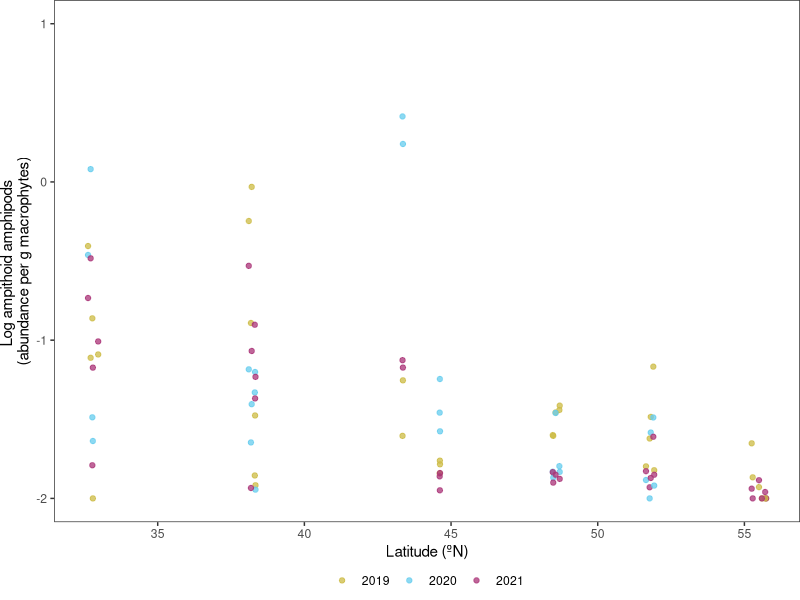
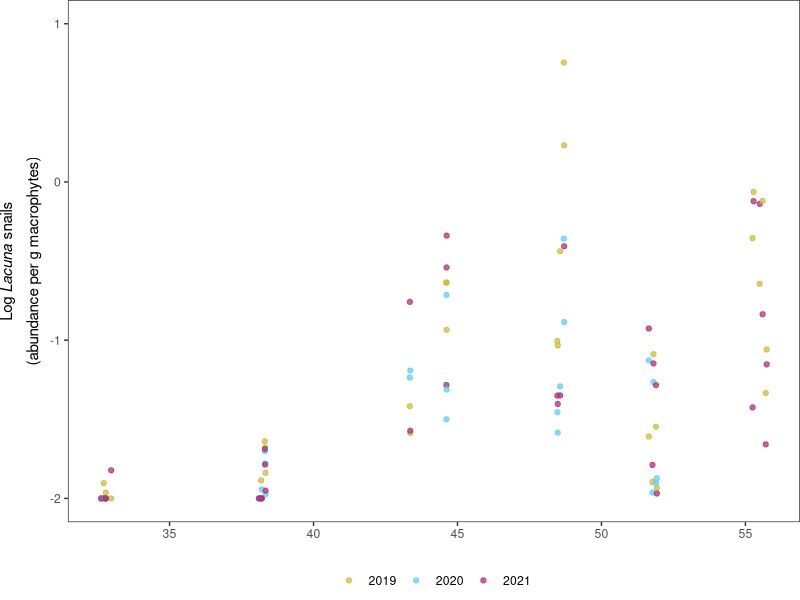
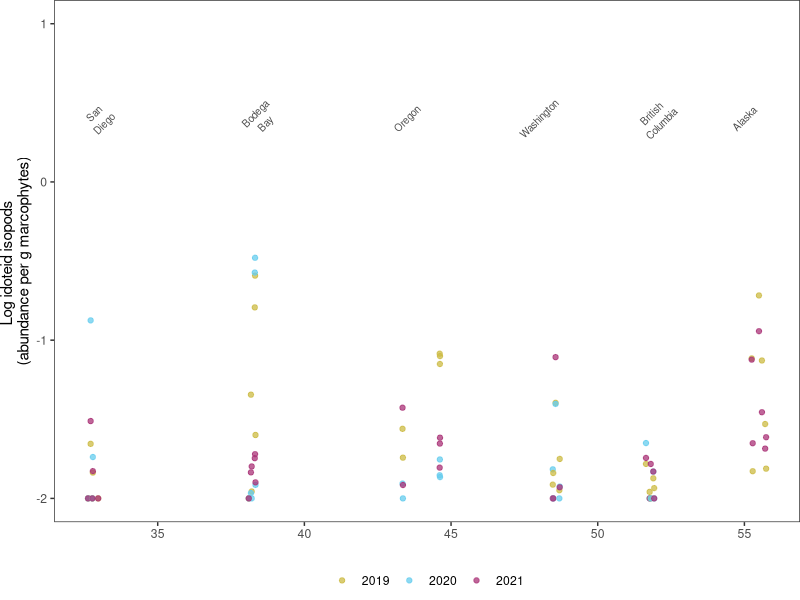
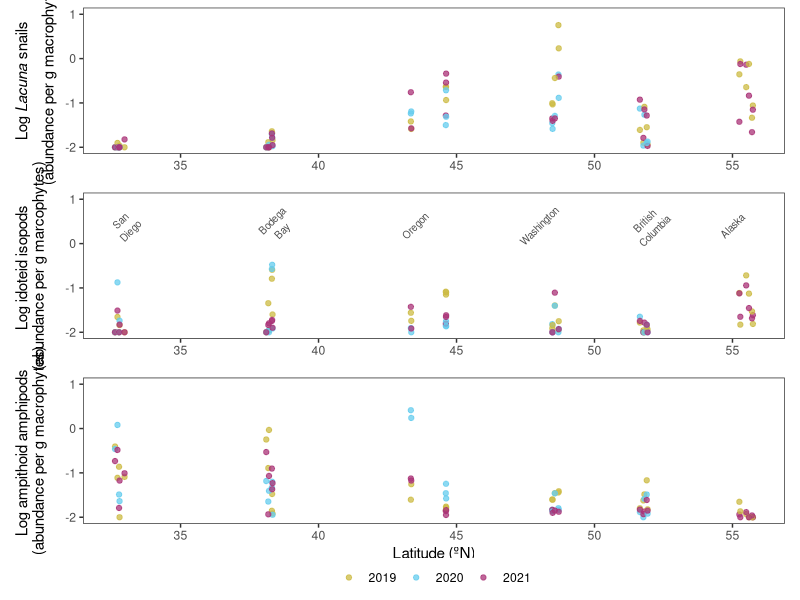
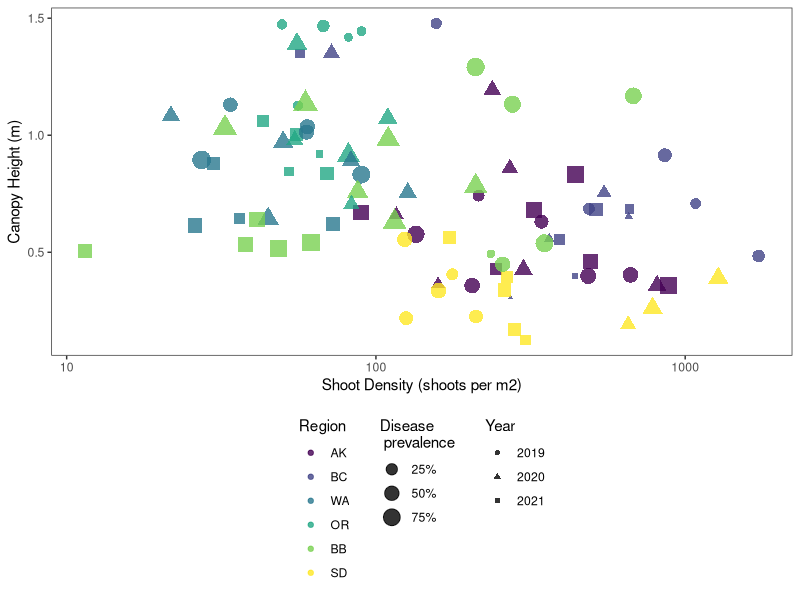
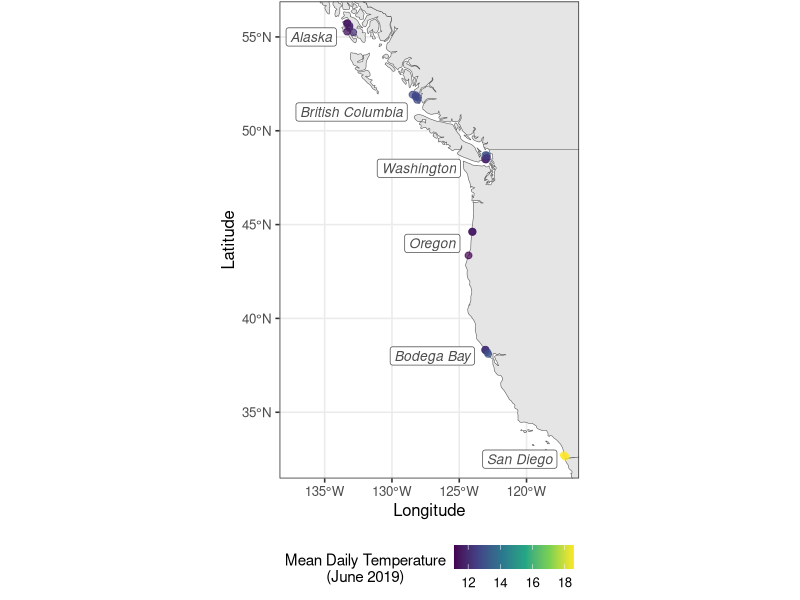
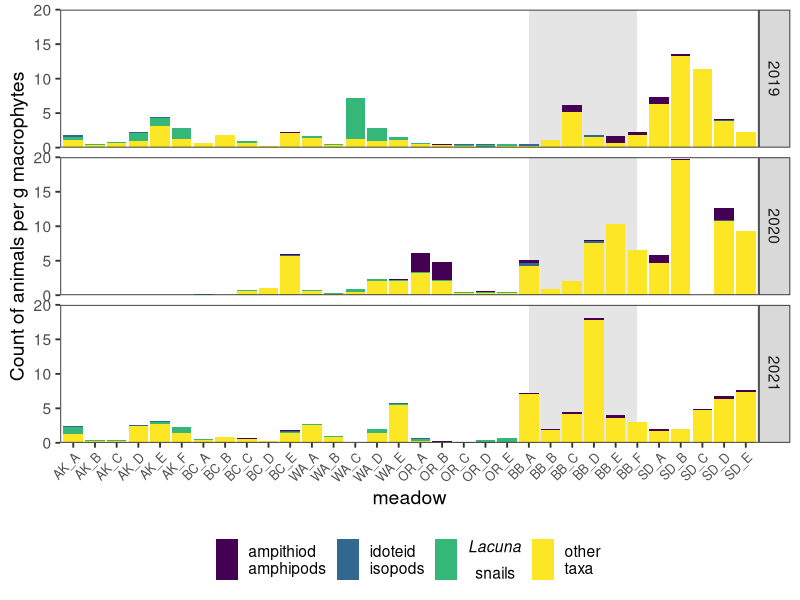
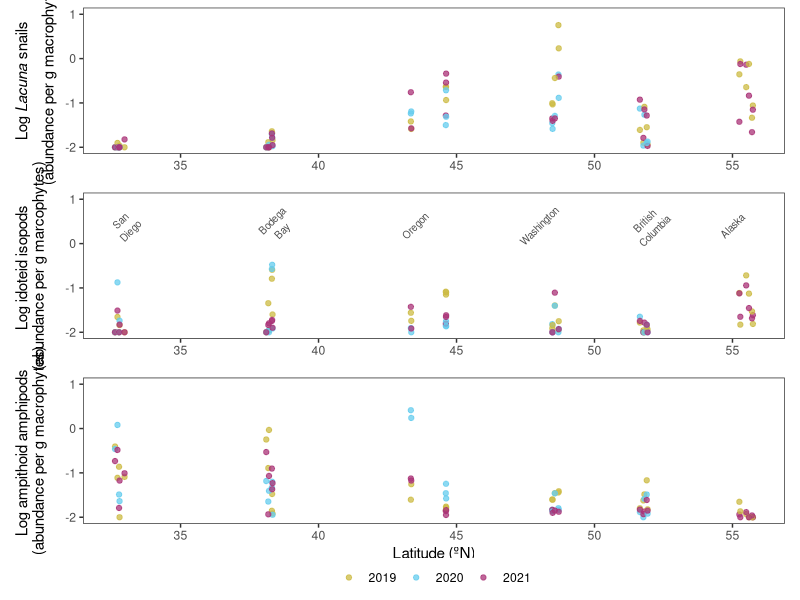

Reproduce these figures in R, in order.
## Figures for epifauna paper

# Last updated: 2024-03-19 by Lillian Aoki

## This script produces figures for 
## (1) the distribution of epifauna across latitudes,
## (2) comparison of seagrass structure and disease prevalence, 
## (3) a map of study locations with temperature 
## (4) relative abundace of eelgrass grazers within epifauna community

library(tidyverse)
library(patchwork)
library(tidyverse)
library(sf)
library(rnaturalearth)

# data input ####
region_order <- c("AK", "BC", "WA", "OR", "BB", "SD")
site_dat <- read_csv("data/output/epifauna_site_for_plotting.csv")
site_dat$fYear <- ordered(as.factor(site_dat$Year), levels = c("2019", "2020", "2021"))
site_dat$Region <- ordered(site_dat$Region, levels=region_order)

epi <- read_csv("data/input/EGWD_transect_data_v20230307_big_epi_with_BB_transect.csv")
meta <- read_csv("data/input/combined_site_metadata.csv")

# epifauna distributions ####
amp_plot <- ggplot(site_dat, aes(x=Latitude, y=Ampithoid_large, color=fYear))+
  geom_point(size=1.5, alpha=0.75)+
  # xlab("")+
  xlab("Latitude (ºN)")+
  ylab("Log ampithoid amphipods \n(abundance per g macrophytes)")+
  scale_y_continuous(limits=c(-2, 1))+
  scale_x_continuous(breaks = c(30,35,40, 45, 50, 55, 60))+
  # scale_x_continuous(breaks = c(30,35,40, 45, 50, 55, 60), trans = "reverse")+
  scale_color_manual(values=c('#CCBB44', '#66CCEE', '#AA3377'))+
  # scale_color_viridis_d()+
  # scale_x_reverse(breaks = c(60, 55, 50, 45, 40, 35, 30))+
  theme_bw(base_size = 11)+
  theme(panel.grid = element_blank(), 
        legend.position = "bottom", legend.box.spacing = unit(0, "pt"),legend.title = element_blank(),
        plot.margin = unit(c(0,0,0,0), "pt"))
amp_plot

lac_plot <- ggplot(site_dat, aes(x=Latitude, y=Lacuna_large, color=fYear))+geom_point(size=1.5, alpha=0.75)+
  xlab("")+
  ylab(expression(atop(paste("Log ", italic("Lacuna"), " snails"), "(abundance per g macrophytes)")))+
  # scale_x_continuous(breaks = c(30,35,40, 45, 50, 55, 60), trans = "reverse")+
  scale_x_continuous(breaks = c(30,35,40, 45, 50, 55, 60))+
  scale_y_continuous(limits=c(-2, 1))+
  scale_color_manual(values=c('#CCBB44', '#66CCEE', '#AA3377'))+
  # scale_color_viridis_d()+
  theme_bw(base_size = 11)+
  theme(panel.grid = element_blank(), 
        legend.position = "bottom", legend.box.spacing = unit(0, "pt"),legend.title = element_blank(),
        plot.margin = unit(c(0,0,0,0), "pt"))

lac_plot

ido_plot <- ggplot(site_dat, aes(x=Latitude, y=Idoteid_large, color=fYear))+geom_point(size=1.5, alpha=0.75)+
  annotate(geom="text", x = c(33, 38.5, 43.5, 48, 52, 55),
           y=0.4, color = "grey30", size = 2.5,
           label = c("San\nDiego", "Bodega\nBay", "Oregon", "Washington","British\nColumbia", "Alaska"),
           angle = 45)+
  ylab("Log idoteid isopods \n(abundance per g marcophytes)")+
  xlab("")+
  # xlab("Latitude (ºN)")+
  scale_y_continuous(limits=c(-2, 1))+
  # scale_x_continuous(breaks = c(30,35,40, 45, 50, 55, 60), trans = "reverse")+
  scale_x_continuous(breaks = c(30,35,40, 45, 50, 55, 60))+
  # scale_color_viridis_d()+
  scale_color_manual(values=c('#CCBB44', '#66CCEE', '#AA3377'))+
  # scale_color_manual(values=c('#4477AA', '#EE6677', '#228833', '#CCBB44', '#66CCEE', '#AA3377'))+
  # scale_color_manual(values=c('#77AADD', '#EE8866', '#EEDD88', '#FFAABB', '#99DDFF', '#44BB99'))+
  theme_bw(base_size = 11)+
  theme(panel.grid = element_blank(), 
        legend.position = "bottom", legend.box.spacing = unit(0, "pt"), legend.title = element_blank(),
        plot.margin = unit(c(0,0,0,0), "pt"))

ido_plot

lac_plot / ido_plot / amp_plot / guide_area() + plot_layout(guides="collect", heights = c(1,1,1,0.1))
# ggsave("figures/taxa_latitude_colors.jpg", width = 4, height =8.25 )
ggsave("figures/taxa_latitude_colors.tiff", width = 4, height =8.25 )

# seagrass structure ####

ggplot(site_dat, aes(x=Density, y=CanopyHeight, color=Region, shape=fYear, size=Prevalence))+geom_point(alpha=0.8)+
  scale_x_continuous(trans = "log10")+
  xlab("Shoot Density (shoots per m2)")+
  ylab("Canopy Height (m)")+
  scale_size(breaks=c(0.25, 0.50, 0.75),labels = c("25%", "50%", "75%"), name="Disease \n prevalence")+
  scale_shape(name="Year")+
  theme_bw()+
  theme(panel.grid = element_blank(),
        legend.position = "bottom", legend.direction = "vertical")

# ggsave("figures/seagrass_structure_prevalence.jpg", width = 4, height = 6)
ggsave("figures/seagrass_structure_prevalence.tiff", width = 4, height = 6)

# site map ####
sites <- na.omit(site_dat)
sites <- subset(sites, Year=="2019")
sites_sf <- st_as_sf(sites, coords = c("Longitude", "Latitude"), crs = 4326, agr = "constant")

world <- ne_countries(scale = "medium", returnclass = "sf")

mapFull <- ggplot(data = world) + 
  geom_sf(fill="grey90")+
  # geom_sf(data=sites_sf, size=2, aes(color=MonthlyMeanTemp_June), alpha=0.5, nudge_y = 0.1) + 
  geom_sf(data=sites_sf, size=2, aes(color=MonthlyMeanTemp_June), alpha=0.7) + 
  # geom
  coord_sf(xlim = c(max(sites$Longitude), min(sites$Longitude-4)), 
           ylim = c(max(sites$Latitude), min(sites$Latitude)),
           default_crs = sf::st_crs(4326))+
  scale_color_continuous(type="viridis", name="Mean Daily Temperature\n(June 2019)",
                         breaks=c(10, 12, 14, 16, 18, 20))+
  xlab("Longitude")+
  ylab("Latitude")+
  theme_bw(base_size = 12)+
  theme(legend.position = "bottom", plot.margin = unit(c(1,2,1,2), "pt"), legend.title.align = 0.5,
        legend.title = element_text(size=11))

mapFull + 
  # geom_sf_label(data=regionsf, aes(label=label))
  annotate(geom = "label", color = "grey30", size = 3.5,
           x = c(-136, -133, -128, -127, -127, -120.5), 
           y = c(55, 51, 48, 44, 38, 32.5),
           fontface = "italic",
           label = c("Alaska", "British Columbia", "Washington", "Oregon", "Bodega Bay", "San Diego"))

ggsave("figures/map_study_sites.jpg", width = 4, height = 6)
ggsave("figures/map_study_sites.tiff", width = 4, height = 6)

# relative abundance of eelgrass grazers ####
#transect level epifauna - need to collapse to site
meta19 <- subset(meta, Year=="2019")
loc19 <- select(meta19, c("Region","SiteCode", "TidalHeight", "Transect", "TransectBeginDecimalLatitude",
                          "TransectBeginDecimalLongitude", "TransectEndDecimalLatitude", "TransectEndDecimalLongitude"))
full_meta <- meta %>%
  rows_update(loc19, by = c("Region", "SiteCode", "TidalHeight", "Transect"))
meta_site <- full_meta %>%
  group_by(Year, Region, SiteCode) %>%
  summarise(Latitude=mean(as.numeric(TransectBeginDecimalLatitude)), Longitude=mean(TransectBeginDecimalLongitude))

epi$site <- str_extract(epi$site_unique_code, "\\.[A-F]\\.")
epi$site <- gsub("\\.", "", epi$site)
epi <- left_join(epi, meta_site, by=c("year"="Year", "region" = "Region", "site" = "SiteCode"))
epi$region <- ordered(epi$region, levels=region_order)
epi_summ <- epi %>%
  group_by(year, region, site, site_unique_code, Latitude, meadow=paste(region, site, sep="_")) %>%
  mutate(meadow=paste(region, site, sep="_"))%>%
  summarise(total_abun_large=mean(epifauna_per_g_transect_large),
            lac_abun_large=mean(lacuna_per_g_transect_large),
            amp_abun_large=mean(ampithoid_per_g_transect_large),
            ido_abun_large=mean(idoteid_per_g_transect_large),
            other_abun_large=total_abun_large-sum(lac_abun_large, amp_abun_large, ido_abun_large))
epi_summ_long <- pivot_longer(epi_summ, cols = c("other_abun_large", "lac_abun_large", "amp_abun_large", "ido_abun_large"),
                              names_to = "taxon") %>%
  arrange(Latitude)
meadow_order <- c("AK_A", "AK_B", "AK_C", "AK_D", "AK_E", "AK_F",
                  "BC_A", "BC_B", "BC_C", "BC_D", "BC_E",
                  "WA_A", "WA_B", "WA_C", "WA_D", "WA_E", 
                  "OR_A", "OR_B", "OR_C", "OR_D", "OR_E", 
                  "BB_A", "BB_B", "BB_C", "BB_D", "BB_E", "BB_F",
                  "SD_A", "SD_B", "SD_C", "SD_D", "SD_E")
epi_summ_long$meadow <- ordered(epi_summ_long$meadow, levels=meadow_order)
epi_summ$other_per <- epi_summ$other_abun_large/epi_summ$total_abun_large
epi_summ$gz_per <- 1-epi_summ$other_per
epi_summ$lac_per <- epi_summ$lac_abun_large/epi_summ$total_abun_large
epi_summ$ido_per <- epi_summ$ido_abun_large/epi_summ$total_abun_large
epi_summ$amp_per <- epi_summ$amp_abun_large/epi_summ$total_abun_large
summary(epi_summ$gz_per)
epi_summ %>% filter(gz_per>0.5) %>% filter(total_abun_large>1) %>% select(c(site_unique_code, lac_per, ido_per, amp_per))

ggplot(epi_summ_long, aes(x=meadow, y=value, fill=taxon))+
  geom_rect(aes(xmin="BB_A", xmax="BB_F", ymin=0, ymax=20), linetype="dashed", fill="grey90")+
  geom_col()+
  facet_grid(rows = "year")+
  ylab("Count of animals per g macrophytes")+
  scale_fill_viridis_d(labels=c("ampithiod \namphipods", "idoteid \nisopods", expression(atop(italic("Lacuna"), "snails")), "other \ntaxa"))+
  scale_y_continuous(expand = c(0,0))+
  theme_bw(base_size=14)+
  theme(panel.grid = element_blank(),
        axis.text.x = element_text(angle=45, vjust = 1, size=9, hjust = 1),
        legend.position = "bottom",
        legend.title = element_blank(),
        legend.text = element_text(hjust = 0))

ggsave("figures/rel_abun.tiff", width=8, height = 6)
